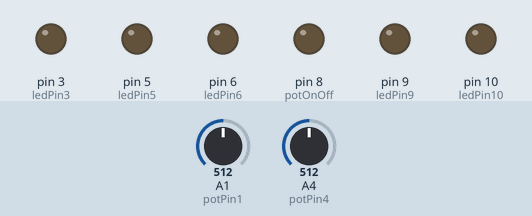
The sketch below on a simulated Arduino Uno, built with avr-gcc and run on an emulated ATmega328P. Parts: output pins drawn as LEDs (lit = HIGH). The inputs (shaded band) are chosen by the test bench; at power-on: A4 (potPin4) = 512, A1 (potPin1) = 512. What the sketch prints to the serial monitor is not drawn.

Above: at 1.2 s.
1.3 s: A4 (potPin4) set to 0
At 2.5 s:
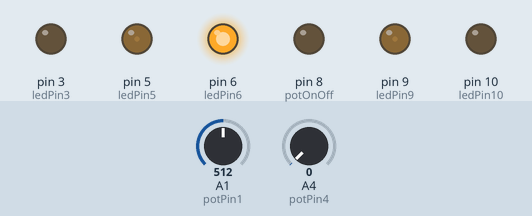
2.8 s: A1 (potPin1) set to 716
At 3.4 s:
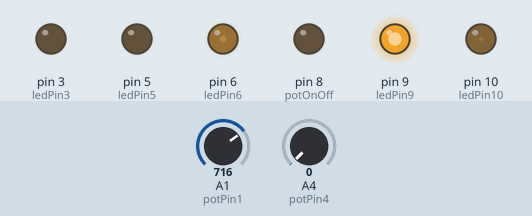
4.3 s: A4 (potPin4) set to 9
5.8 s: A4 (potPin4) set to 12
At 6.2 s:
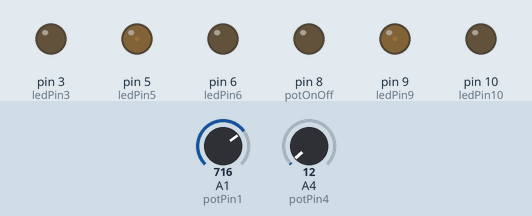
7.3 s: A1 (potPin1) set to 900
At 8.5 s:
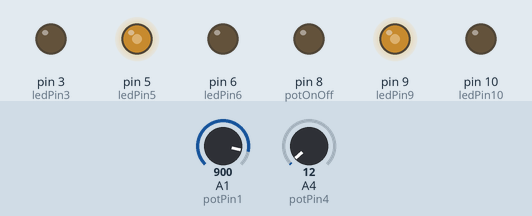
8.8 s: A1 (potPin1) set to 1020
At 10.0 s:
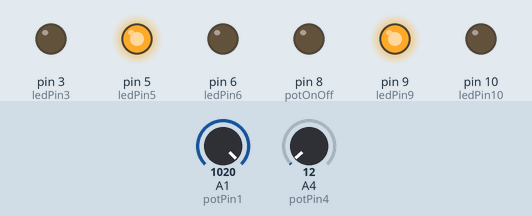
Timing chart, 0 to 11.3 s (numbered marks = the images above; inputs shaded):
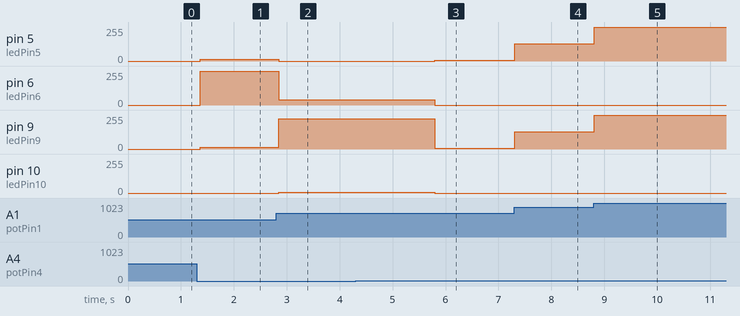

The sketch:

LEDBrightnessControlPotGauss.ino
```cpp
//potentiometer can read 0-1023 , led can read 0-255, mu is from 0 to max number of arms , x has 5 values
double    sigma     = 30, pi = 3.1416; // sigma also needs to be in the same units as x and mu
const int potPin1   = A1; // pin to read potentiometer
const int potPin4   = A4; // pin to read potentiometer
const int ledPin3   = 3;  // pin to out put to LED
const int ledPin5   = 5;  // pin to out put to LED
const int ledPin6   = 6;  // pin to out put to LED
const int ledPin9   = 9;  // pin to out put to LED
const int ledPin10  = 10; // pin to out put to LED
const int anaThresh = 500;
float     readValue1;
float     readValue4;
float     mu;
float     x[5]      = {0,72,144,216,288};
float     gauss[5];
float     gaussWriteLed[5];
int       potOnOff  = 8;
int       buttonPin = 12;
int       buttonRead;
int       dt        = 100;
int       LEDState  = 0;
int       buttonNew;
int       buttonOld =1;

void setup()  {
  Serial.begin(9600);
  pinMode(potPin1,INPUT);
  pinMode(potPin4,INPUT);
  pinMode(ledPin3,OUTPUT);
  pinMode(ledPin5,OUTPUT);
  pinMode(ledPin6,OUTPUT);
  pinMode(ledPin9,OUTPUT);
  pinMode(ledPin10,OUTPUT);
  pinMode(potOnOff,OUTPUT);
  pinMode(buttonPin,INPUT);
}

void loop()  {
    readValue4 = analogRead(potPin4);

   if (readValue4 == 0. && readValue4 < 10.)
   {
    readValue1 = analogRead(potPin1);

    mu = readValue1*(288./1023.); // Sea star has 0-360 degrees and pot values are from 0-1023

    for (int i = 0; i<5; i++)
    {
      gauss[i] = 255.*exp(-sq(x[i] - mu)/(2*sq(sigma))); //calculate the value according to gauss using mu
      analogWrite(ledPin3,gauss[0]);
      analogWrite(ledPin5,gauss[1]);
      analogWrite(ledPin6,gauss[2]);
      analogWrite(ledPin9,gauss[3]);
      analogWrite(ledPin10,gauss[4]);
      delay(1);
    }
//   Serial.print("LED1: ");
   Serial.print(ledPin3);
   Serial.print(" ");
   delay(15);
//   Serial.print("LED2: ");
   Serial.print(ledPin5);
   Serial.print(" ");
   delay(15);
//   Serial.print("LED3: ");
   Serial.print(ledPin6);
   Serial.print(" ");
   delay(15);
//   Serial.print("LED4: ");
   Serial.print(ledPin9);
   Serial.print(" ");
   delay(15);
//   Serial.print("LED5: ");
   Serial.println(ledPin10);
   delay(15);
   //Serial.print(",");
   //Serial.print("READVALUE:");
   //Serial.print(readValue);
   //Serial.print(",");
  // Serial.print("MU:");
   //Serial.println(mu);
   //Serial.println(readValue4);
   }


   if (readValue4 > 10. && readValue4 < 1010.)
   {
    readValue1 = analogRead(potPin1);

    mu = readValue1*(288./1023.); // Sea star has 0-360 degrees and pot values are from 0-1023

    for (int i = 0; i<5; i++)
    {
      //x[i] = x[i]*(10./5.); // convert x to mu units
      gauss[i] = 255.*exp(-sq(x[i] - mu)/(2*sq(sigma))); //calculate the value according to gauss
      //gaussWriteLed[i] = gauss[i]*(255./5.); // gauss value (0-5) led value (0-255) scale the original calculation for gauss to led values
      analogWrite(ledPin3,gauss[0]);
      analogWrite(ledPin5,gauss[4]);
      analogWrite(ledPin6,gauss[0]);
      analogWrite(ledPin9,gauss[4]);
      analogWrite(ledPin10,gauss[0]);
      delay(1);
    }
//   Serial.print("LED1: ");
   Serial.print(gauss[0]);
//   Serial.print(",");
   delay(15);
//   Serial.print("LED2: ");
   Serial.print(gauss[4]);
//   Serial.print(",");
   delay(15);
//   Serial.print("LED3: ");
   Serial.print(gauss[0]);
//   Serial.print(",");
   delay(15);
//   Serial.print("LED4: ");
   Serial.print(gauss[4]);
//   Serial.print(",");
   delay(15);
//   Serial.print("LED5: ");
//   Serial.println(gauss[0]);
   //Serial.print(",");
   //Serial.print("READVALUE:");
   //Serial.print(readValue);
   //Serial.print(",");
  // Serial.print("MU:");
   //Serial.println(mu);
    //Serial.println(readValue4);
   }

     if (readValue4 > 1010. && readValue4 == 1023) {
    readValue1 = analogRead(potPin1);

    if(readValue1 > anaThresh) {

//    digitalWrite(ledPin3, HIGH); // turn on LED in pin 3
//    digitalWrite(ledPin10,LOW); // turn off LED in pin 10
      analogWrite(ledPin3, 255); // turn on LED in pin 3
      //analogWrite(ledPin5,25);
      //analogWrite(ledPin6,25);
      //analogWrite(ledPin9,25);
      analogWrite(ledPin10,0); // turn off LED in pin 10
    }
    else {

//    digitalWrite (ledPin3, LOW);  // turn off LED in pin 10
//    digitalWrite (ledPin10,HIGH); // turn on LED in pin 3
      analogWrite(ledPin3, 0); // turn on LED in pin 3
      //analogWrite(ledPin5,25);
      //analogWrite(ledPin6,25);
      //analogWrite(ledPin9,25);
      analogWrite(ledPin10,255); // turn off LED in pin 10
    }


//  Serial.print("LED1: ");
  Serial.print(gauss[0]);
  Serial.print(",");
  delay(15);
//  Serial.print("LED2: ");
  Serial.print(gauss[0]);
  Serial.print(",");
  delay(15);
//  Serial.print("LED3: ");
  Serial.print(gauss[0]);
  Serial.print(",");
  delay(15);
//  Serial.print("gauss0 ");
  Serial.print(gauss[0]);
  Serial.print(",");
  delay(15);
//  Serial.print("gauss4 ");
  Serial.print(gauss[4]);
  Serial.print(",");
  delay(15);
  //Serial.print("READVALUE:");
  //Serial.print(readValue);
  //Serial.print(",");
  //Serial.print("MU:");
  //Serial.println(mu);
  //Serial.print("readValue4: ");
  //Serial.println(readValue4);
   }
}
```

Measured:
- the behaviour switches between 10 and 11 on A4 (potPin4) (found by bisection; images 2 and 3)
- after the input at 1.3 s, pin 5 (ledPin5), pin 9 (ledPin9): 0/255 → 14/255 after 0.07 s; pin 6 (ledPin6): 0/255 → 254/255 after 0.07 s
- after the input at 2.8 s, pin 5 (ledPin5): 14/255 → 0/255 after 0.05 s; pin 6 (ledPin6): 254/255 → 40/255 after 0.05 s; pin 9 (ledPin9): 14/255 → 227/255 after 0.05 s; pin 10 (ledPin10): 0/255 → 4/255 after 0.05 s
- after the input at 4.3 s, every drawn part: stays the same
- after the input at 5.8 s, pin 5 (ledPin5): 0/255 → 4/255 at once; pin 6 (ledPin6): 40/255 → 0/255 at once; pin 9 (ledPin9): 227/255 → 4/255 at once; pin 10 (ledPin10): 4/255 → 0/255 at once
- after the input at 7.3 s, pin 5 (ledPin5), pin 9 (ledPin9): 4/255 → 130/255 at once
- after the input at 8.8 s, pin 5 (ledPin5), pin 9 (ledPin9): 130/255 → 254/255 at once
